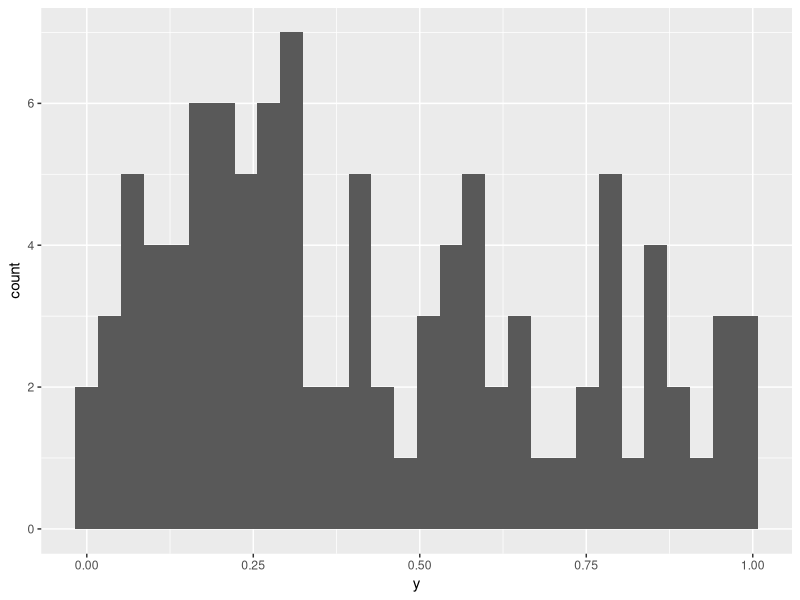

Recreate this plot in R.
## ---- chunk 1
knitr::opts_chunk$set(echo = TRUE)
set.seed(0)
options(scipen = 999)
## ---- chunk 2
library(tidyverse)
xvars <- data.frame(matrix(runif(100*95), ncol=95))
overfitting <- tibble(y = runif(100)) %>%
  bind_cols(xvars)
glimpse(overfitting)
ggplot(overfitting, aes(y)) + geom_histogram()
# these are just uniformly distributed numbers, should have no kind of relationship between variables
# here's a model with just a few X's, and no overfit. The model is insignificant.
# the only significant coefficient beta is the intercept (which is roughly equal to the average of y)
lm_no_overfit <- lm(data = overfitting,
                    formula = y ~ X1 + X2 + X3)
summary(lm_no_overfit)

# now, see what happens when we add all the 95 features
# mostly, look at the R^2. It's almost 1!
lm_overfit <- lm(data = overfitting,
                 formula = y ~ .)
summary(lm_overfit)
# now, see the errors of each model
overfitting <- overfitting %>% 
  mutate(res_no_overfit = y - predict(lm_no_overfit, newdata = overfitting),
         res_overfit = y - predict(lm_overfit, newdata = overfitting))
overfitting %>%
  summarize(error_overfit = mean(abs(res_overfit)),
            error_no_overfit = mean(abs(res_no_overfit)))
## ---- chunk 3
overfitting <- overfitting %>%
  mutate(is_train = runif(nrow(overfitting)) < 0.8)

lm_overfit_train <- lm(data = overfitting %>% filter(is_train),
                       formula = y ~ .)
lm_no_overfit_train <- lm(data = overfitting %>% filter(is_train),
                       formula = y ~ X1 +X2 +X3)

overfitting <- overfitting %>%
  mutate(res_overfit = y - predict(lm_overfit_train, newdata = overfitting),
         res_no_overfit = y - predict(lm_no_overfit_train, newdata = overfitting))

overfitting %>%
  group_by(is_train) %>% 
  summarize(error_overfit = mean(abs(res_overfit)),
            error_nooverfit = mean(abs(res_no_overfit)))

# Now the "true face" of the model is discovered. See how high the error rate of the test set is!
# Beware of overfitting models. Always use train/test. Watch out for n and p.
